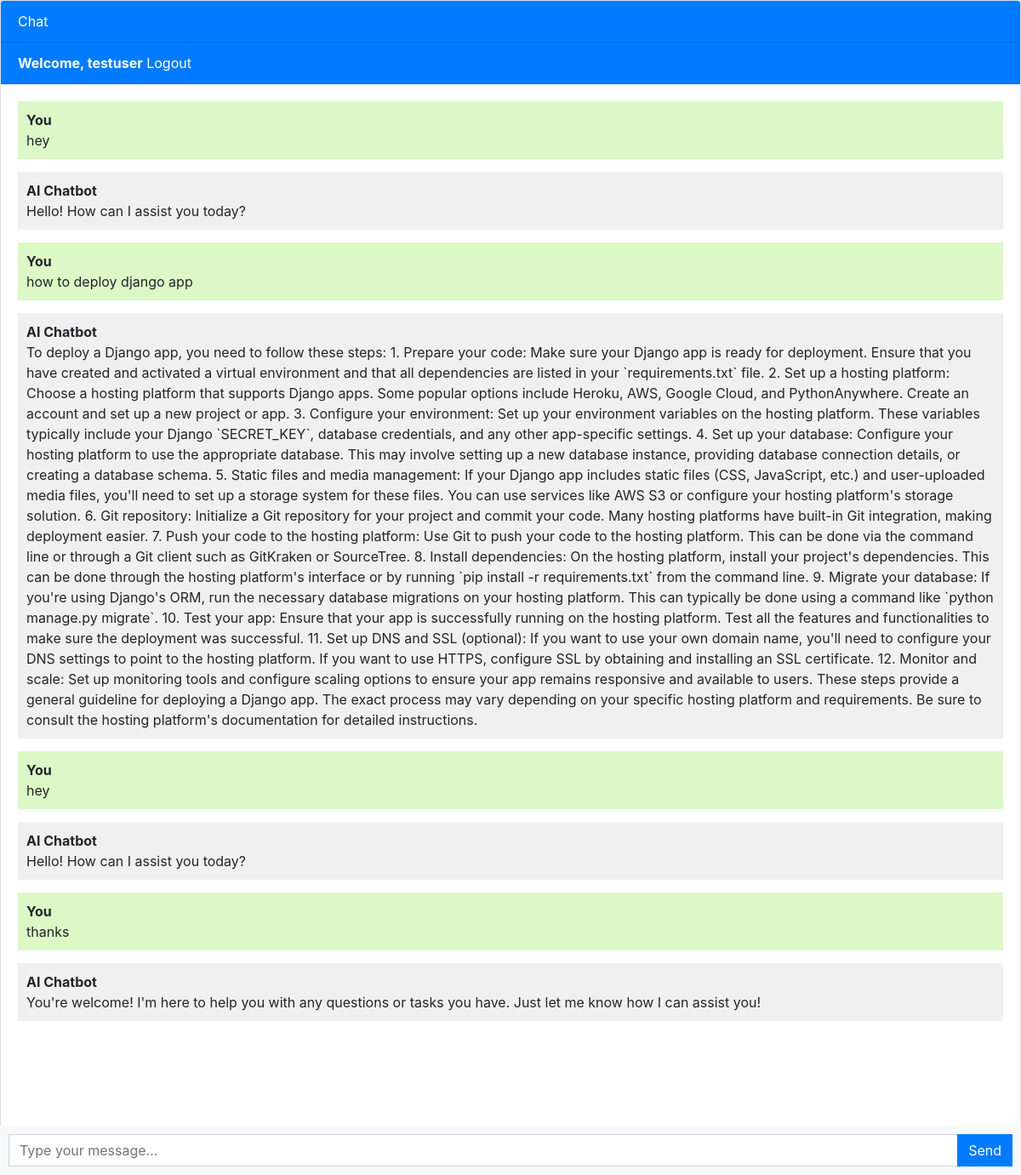
The page / (signed in) on the database its author committed.
### chatbot/models.py (models this page shows, shortened)
class Chat(models.Model):
    user = models.ForeignKey(User, on_delete=models.CASCADE)
    message = models.TextField()
    response = models.TextField()
    created_at = models.DateTimeField(auto_now_add=True)

### chatbot/views.py (the view)
# urls.py: path('', views.chatbot, name='chatbot'),
def chatbot(request):
    chats = Chat.objects.filter(user=request.user)
    if request.method == 'POST':
        message = request.POST.get('message')
        response = ask_openai(message)
        chat = Chat(user=request.user, message=message, response=response, created_at=timezone.now())
        chat.save()
        return JsonResponse({'message': message, 'response': response})
    return render(request, 'chatbot.html', {'chats': chats})

### templates/chatbot.html (shortened to what this page needs)
{% extends 'base.html' %}
{% block content %}
<div class="chat-container">
  <div class="card flex-grow-1">
    <div class="card-header bg-primary text-white">Chat</div>
    {% if user.is_authenticated %}
    <div class="card-header bg-primary text-white"><b>Welcome, {{ user.username }}</b> <a style='color: white' href='logout'>Logout</a></div>
    {% else %}
    <div class="card-header bg-primary text-white"><a style='color: white' href='login'>Login</a> <a style='color: white' href='register'>Register</a></div>
    {% endif %}
    <div class="card-body messages-box">
      <ul class="list-unstyled messages-list">
        {% for chat in chats %}
          {% if chat.user == request.user %}
            <li class="message sent">
              <div class="message-text">
                <div class="message-sender">
                  <b>You</b>
                </div>
                <div class="message-content">
                  {{chat.message}}
                </div>
              </div>
            </li>
            <li class="message received">
              <div class="message-text">
                <div class="message-sender">
                  <b>AI Chatbot</b>
                </div>
                <div class="message-content">
                  {{chat.response}}
                </div>
              </div>
            </li>
          {% endif %}
        {% endfor %}
      </ul>
    </div>
    <br><br>
    <br><br>
    <br><br>
  </div>
  <form class="message-form">
    <div class="input-group">
      <input type="text" class="form-control message-input" placeholder="Type your message...">
      <div class="input-group-append">
        <button type="submit" class="btn btn-primary btn-send">Send</button>
      </div>
    </div>
  </form>
</div>
{% endblock %}

### templates/chatbot.html (style rules this page uses)
body, html { height: 100%; }
.messages-box { flex: 1; overflow-y: auto; }
.messages-list { padding-left: 0; }
.message { margin-bottom: 15px; list-style: none; }
.message-text { padding: 10px; border-radius: 5px; }
.sent { background-color: #dcf8c6; align-self: flex-end; }
.received { background-color: #f1f0f0; align-self: flex-start; }
.message-form { display: flex; position: fixed; bottom: 0; left: 0; right: 0; padding: 10px; background-color: #f8f9fa; }
.message-input { flex: 1; border-radius: 0; border-right: none; }
.btn-send { border-radius: 0; }
.chat-container { height: 100%; display: flex; flex-direction: column; }

### rows shown on the page
Chat: message "hey", response "Hello! How can I assist you today?"
Chat: message "how to deploy django app", response "To deploy a Django app, you need to follow these steps: 1. Prepare your code: Make sure your Django app is ready for deployment. Ensure that you have created and activated a virtual environment and that all dependencies are listed in your `requirements.txt` file. 2. Set up a hosting platform: Choose a hosting platform that supports Django apps. Some popular options include Heroku, AWS, Google Cloud, and PythonAnywhere. Create an account and set up a new project or app. 3. Configure your environment: Set up your environment variables on the hosting platform. These variables typically include your Django `SECRET_KEY`, database credentials, and any other app-specific settings. 4. Set up your…"
Chat: message "hey", response "Hello! How can I assist you today?"
Chat: message "thanks", response "You're welcome! I'm here to help you with any questions or tasks you have. Just let me know how I can assist you!"

### other values the page prints
{{ user.username }} "testuser"
